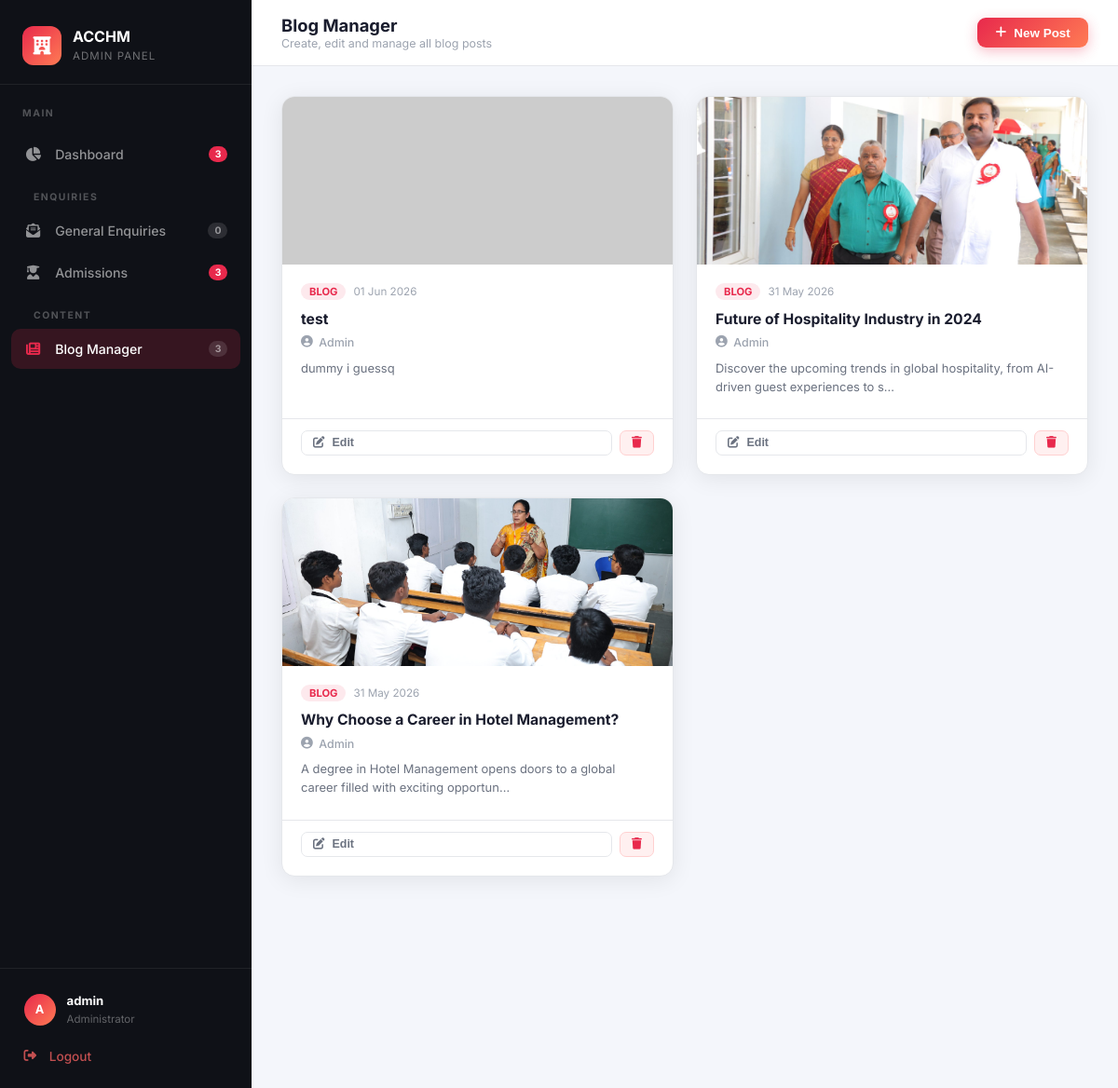
Screenshot of /admin/manage_blogs.php (signed in) with the database file from the repository.
### tables this page shows
CREATE TABLE blog_posts (
            id INTEGER PRIMARY KEY AUTOINCREMENT,
            title TEXT NOT NULL,
            slug TEXT NOT NULL UNIQUE,
            excerpt TEXT,
            content TEXT NOT NULL,
            image_url TEXT,
            published_at DATETIME DEFAULT CURRENT_TIMESTAMP
        , author TEXT DEFAULT 'Admin');

### admin/manage_blogs.php (the view, shortened to what this page needs)
<?php
require_once '_layout.php';
$blogs = $pdo->query("SELECT * FROM blog_posts ORDER BY published_at DESC")->fetchAll();
?>
<div class="admin-topbar">
    <div>
        <div class="topbar-title">Blog Manager</div>
        <div class="topbar-subtitle">Create, edit and manage all blog posts</div>
    </div>
    <div class="topbar-right">
        <button class="btn btn-primary" onclick="openModal('add')">
            <i class="fas fa-plus"></i> New Post
        </button>
    </div>
</div>
<div class="admin-content">
    <div id="blogGrid" style="display:grid;grid-template-columns:repeat(auto-fill,minmax(320px,1fr));gap:1.5rem;">
        <?php if (empty($blogs)): ?>
        <div class="alert alert-info" style="grid-column:1/-1;">
            <i class="fas fa-info-circle"></i> No blog posts yet. Click <strong>New Post</strong> to create one.
        </div>
        <?php else: ?>
        <?php foreach ($blogs as $b): ?>
        <div class="blog-card card" id="blog-card-<?php echo $b['id']; ?>" style="overflow:hidden;display:flex;flex-direction:column;">
            <div class="blog-card-img" style="height:180px;overflow:hidden;background:#f4f6fb;position:relative;">
                <?php if ($b['image_url']): ?>
                <img src="<?php echo htmlspecialchars($b['image_url']); ?>"
                     alt="<?php echo htmlspecialchars($b['title']); ?>"
                     style="width:100%;height:100%;object-fit:cover;"
                     onerror="this.style.display='none';this.nextElementSibling.style.display='flex';">
                <?php endif; ?>
            </div>
            <div style="padding:1.25rem 1.25rem 0.75rem;flex:1;display:flex;flex-direction:column;">
                <div style="display:flex;align-items:center;gap:0.5rem;margin-bottom:0.6rem;flex-wrap:wrap;">
                    <span style="background:rgba(232,41,76,0.1);color:var(--accent);font-size:0.7rem;font-weight:700;padding:2px 9px;border-radius:20px;">BLOG</span>
                    <span style="font-size:0.73rem;color:var(--text-muted);"><?php echo date('d M Y', strtotime($b['published_at'])); ?></span>
                </div>
                <h3 style="font-size:0.98rem;font-weight:700;color:var(--text-primary);margin-bottom:0.4rem;line-height:1.4;">
                    <?php echo htmlspecialchars($b['title']); ?>
                </h3>
                <div style="display:flex;align-items:center;gap:0.4rem;margin-bottom:0.6rem;">
                    <i class="fas fa-user-circle" style="color:var(--text-muted);font-size:0.8rem;"></i>
                    <span style="font-size:0.78rem;color:var(--text-muted);font-weight:500;"><?php echo htmlspecialchars($b['author'] ?? 'Admin'); ?></span>
                </div>
                <p style="font-size:0.81rem;color:var(--text-secondary);line-height:1.55;flex:1;margin-bottom:0;">
                    <?php echo htmlspecialchars(mb_strimwidth($b['excerpt'] ?? '', 0, 90, '…')); ?>
                </p>
            </div>
            <div style="padding:0.75rem 1.25rem 1.25rem;display:flex;gap:0.5rem;border-top:1px solid var(--border);margin-top:0.75rem;">
                <button class="btn btn-ghost btn-sm" style="flex:1;" onclick="editPost(<?php echo $b['id']; ?>)">
                    <i class="fas fa-edit"></i> Edit
                </button>
                <button class="btn btn-danger btn-sm" onclick="confirmDelete(<?php echo $b['id']; ?>, '<?php echo htmlspecialchars(addslashes($b['title'])); ?>')">
                    <i class="fas fa-trash"></i>
                </button>
            </div>
        </div>
        <?php endforeach; ?>
        <?php endif; ?>
    </div>
</div>
</div>

### admin/_layout.php (style rules this page uses)
*, *::before, *::after { box-sizing: border-box; margin: 0; padding: 0; }
:root { --sidebar-w: 270px; --bg-sidebar: #0f1117; --bg-sidebar-hover: rgba(255,255,255,0.06); --bg-main: #f4f6fb; --bg-card: #ffffff; --accent: #e8294c; --accent2: #ff7b54; --gradient: linear-gradient(135deg, #e8294c 0%, #ff7b54 100%); --text-primary: #1a1d2e; --text-secondary: #6b7280; --text-muted: #9ca3af; --border: #e5e7eb; --radius: 14px; --shadow: 0 4px 24px rgba(0,0,0,0.08); --shadow-lg: 0 12px 40px rgba(0,0,0,0.12); --transition: all 0.22s cubic-bezier(0.4,0,0.2,1); }
body { font-family: 'Inter', sans-serif; background: var(--bg-main); color: var(--text-primary); display: flex; min-height: 100vh; overflow-x: hidden; }
.admin-topbar { background: var(--bg-card); border-bottom: 1px solid var(--border); padding: 1rem 2rem; display: flex; align-items: center; justify-content: space-between; position: sticky; top: 0; z-index: 50; }
.topbar-title { font-size: 1.15rem; font-weight: 700; color: var(--text-primary); }
.topbar-subtitle { font-size: 0.78rem; color: var(--text-muted); margin-top: 1px; }
.topbar-right { display: flex; align-items: center; gap: 1rem; }
.admin-content { padding: 2rem; flex: 1; min-width: 0; }
.card { background: var(--bg-card); border-radius: var(--radius); box-shadow: var(--shadow); border: 1px solid var(--border); }
.btn { display: inline-flex; align-items: center; gap: 0.5rem; padding: 0.55rem 1.2rem; border-radius: 9px; font-size: 0.84rem; font-weight: 600; cursor: pointer; border: none; transition: var(--transition); text-decoration: none; white-space: nowrap; }
.btn-primary { background: var(--gradient); color: white; box-shadow: 0 4px 14px rgba(232,41,76,0.3); }
.btn-ghost { background: transparent; color: var(--text-secondary); border: 1px solid var(--border); }
.btn-danger { background: #fff0f0; color: #e8294c; border: 1px solid #ffd0d0; }
.btn-sm { padding: 0.35rem 0.75rem; font-size: 0.78rem; border-radius: 7px; }

### rows the page displays
blog_posts: published_at "01 Jun 2026", title "test", author "Admin", excerpt "dummy i guessq"
blog_posts: image_url (picture), published_at "31 May 2026", title "Future of Hospitality Industry in 2024", author "Admin", excerpt "Discover the upcoming trends in global hospitality, from AI-driven guest experiences to s…"
blog_posts: image_url (picture), published_at "31 May 2026", title "Why Choose a Career in Hotel Management?", author "Admin", excerpt "A degree in Hotel Management opens doors to a global career filled with exciting opportun…"

### other values shown
$count_unread_general + $count_unread_admissions "3"
$count_general "0"
$count_unread_admissions "3"
$count_blogs "3"
substr($_SESSION['admin_username'] ?? 'A', 0, 1) "A"
$_SESSION['admin_username'] "admin"
